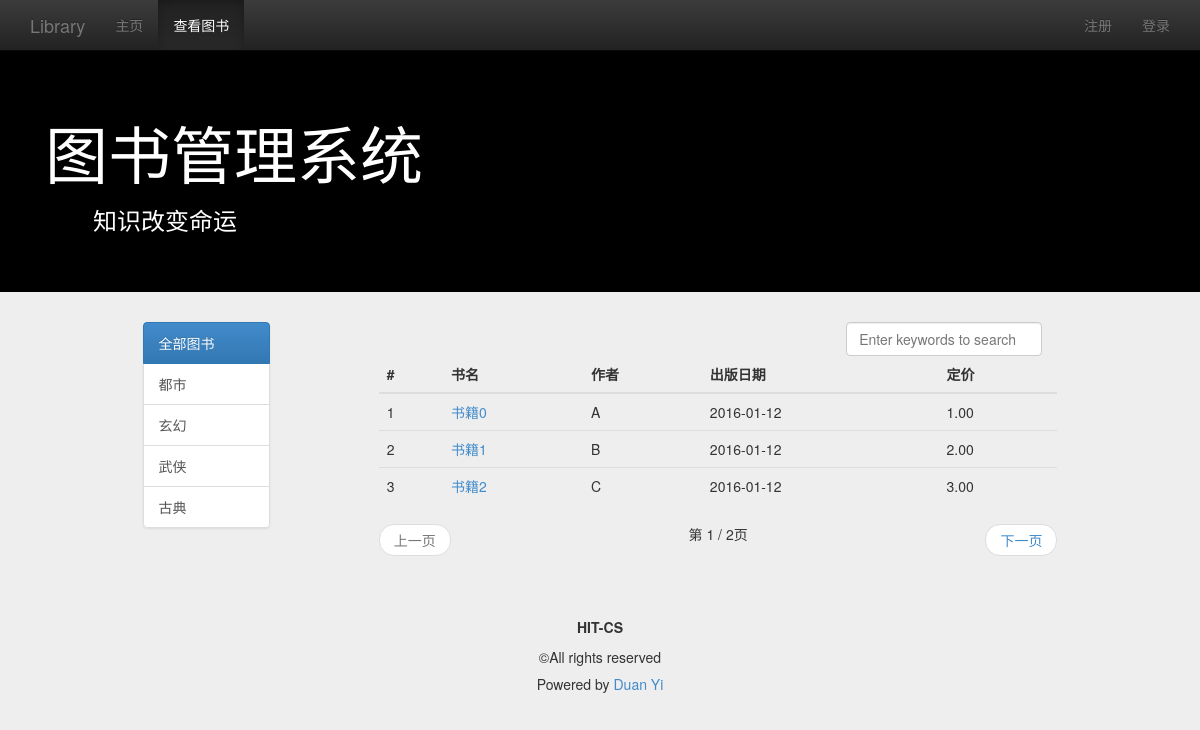
The app's page /view_book_list/ with its own data.
### management/models.py (models this page shows, shortened)
class Book(models.Model):
    name = models.CharField(max_length=128,verbose_name='书名')
    price = models.FloatField(verbose_name='价格')
    author = models.CharField(max_length=128,verbose_name='作者')
    publish_date = models.DateField(verbose_name='出版日期')
    category = models.CharField(max_length=128,verbose_name='类别')
    class Meta:
        verbose_name = '书籍'
        verbose_name_plural = verbose_name

### management/views.py (the view)
# urls.py: url(r'^view_book_list/$', views.view_book_list, name='view_book_list'),
def view_book_list(request):
    user = request.user if request.user.is_authenticated() else None
    category_list = Book.objects.values_list('category', flat=True).distinct()
    query_category = request.GET.get('category', 'all')
    if (not query_category) or Book.objects.filter(category=query_category).count() is 0:
        query_category = 'all'
        book_list = Book.objects.all()
    else:
        book_list = Book.objects.filter(category=query_category)
    if request.method == 'POST':
        keyword = request.POST.get('keyword', '')
        book_list = Book.objects.filter(name__contains=keyword)
        query_category = 'all'
    paginator = Paginator(book_list, 3)
    page = request.GET.get('page')
    try:
        book_list = paginator.page(page)
    except PageNotAnInteger:
        book_list = paginator.page(1)
    except EmptyPage:
        book_list = paginator.page(paginator.num_pages)
    content = {
        'user': user,
        'active_menu': 'view_book',
        'category_list': category_list,
        'query_category': query_category,
        'book_list': book_list,
    }
    return render(request, 'management/view_book_list.html', content)

### templates/management/view_book_list.html (shortened to what this page needs)
{% extends "management/base.html" %}
{% load staticfiles %}
{% block content %}
    <div class="container">
        <div class="row">
            <div class="col-md-10 col-md-offset-1">
                <div class="col-md-2">
                    <div class="list-group">
                        <a href="{% url 'view_book_list' %}" class="list-group-item" id="id_category_all">
                            全部图书
                        </a>
                        {% for category in category_list %}
                            <a href="{% url 'view_book_list' %}?category={{ category }}" class="list-group-item"
                               id="id_category_{{ category }}">
                                {{ category }}
                            </a>
                        {% endfor %}
                    </div>
                </div>
                <div class="col-md-9 col-md-offset-1">
                    <div class="col-md-4 col-md-offset-8">
                        <form role="form" method="post" name="search_form">
                            <input type="search" class="form-control" name="keyword"
                                   placeholder="Enter keywords to search" id="id_search_input" onkeyup="key_up()"
                                   autofocus>
                        </form>
                    </div>
                    <table class="table table-hover">
                        <thead>
                        <tr>
                            <th>#</th>
                            <th>书名</th>
                            <th>作者</th>
                            <th>出版日期</th>
                            <th>定价</th>
                        </tr>
                        </thead>
                        <tbody>
                        {% for book in book_list %}
                            <tr>
                                <td>{{ forloop.counter }}</td>
                                <td><a href="{% url 'detail' %}?id={{ book.id }}">{{ book.name }}</a></td>
                                <td>{{ book.author }}</td>
                                <td>{{ book.publish_date|date:"Y-m-d" }}</td>
                                <td>{{ book.price|floatformat:2 }}</td>
                            </tr>
                        {% empty %}
                            <tr>
                                <td>暂无图书</td>
                            </tr>
                        {% endfor %}
                        </tbody>
                    </table>
                    <nav>
                        <ul class="pager">
                            {% if book_list.has_previous %}
                                <li class="previous"><a
                                        href="?typ={{ query_category }}&page={{ book_list.previous_page_number }}">上一页</a>
                                </li>
                            {% else %}
                                <li class="previous disabled"><a href="#">上一页</a></li>
                            {% endif %}
                            第 {{ book_list.number }} / {{ book_list.paginator.num_pages }}页
                            {% if book_list.has_next %}
                                <li class="next"><a
                                        href="?typ={{ query_category }}&page={{ book_list.next_page_number }}">下一页</a>
                                </li>
                            {% else %}
                                <li class="next disabled"><a href="#">下一页</a></li>
                            {% endif %}
                        </ul>
                    </nav>
                </div>
            </div>
        </div>
    </div>
{% endblock %}

### templates/management/base.html (shortened to what this page needs)
{% load staticfiles %}
<!DOCTYPE html>
<html lang="zh-cn">
<head>
    <link rel="stylesheet" type="text/css" href="{% static 'css/bootstrap.min.css' %}">
    <link rel="stylesheet" type="text/css" href="{% static 'css/bootstrap-theme.min.css' %}">
    <link rel="stylesheet" type="text/css" href="{% static 'css/base.css' %}">
</head>
<body>
<nav class="navbar navbar-inverse navbar-fixed-top" role="navigation">
    <div class="container">
        <div class="navbar-header">
            <a href="{% url 'homepage' %}" class="navbar-brand">Library</a>
        </div>
        <div class="collapse navbar-collapse" id="navbar-collapse-basepage">
            <ul class="nav navbar-nav">
                <li id="homepage"><a href="{% url 'homepage' %}">主页</a></li>
                <li id="view_book"><a href="{% url 'view_book_list' %}">查看图书</a></li>
            </ul>
            <ul class="nav navbar-nav navbar-right">
                {% if user %}
                    <li><p class="navbar-text">欢迎你&nbsp;&nbsp;<span id="base_name">{{ user.myuser.nickname }}</span></p>
                    </li>
                    <li><a href="{% url 'logout' %}">注销</a></li>
                    <li><a href="{% url 'set_password' %}">修改密码</a></li>
                {% else %}
                    <li><a href="{% url 'signup' %}">注册</a></li>
                    <li><a href="{% url 'login' %}">登录</a></li>
                {% endif %}
            </ul>
        </div>
    </div>
</nav>
<header class="jumbotron subhead" id="header-base">
    <div class="container">
        <h1>图书管理系统</h1>
        <h3>&emsp;&emsp;知识改变命运</h3>
    </div>
</header>
{% block content %}{% endblock %}
<footer class="footer" role="contentinfo">
    <hr>
    <div class="container">
        <p class="text-center"><strong>HIT-CS</strong></p>
        <p class="text-center">©All rights reserved</p>
        <h5 class="text-center"> Powered by&nbsp;<a href="http://yumendy.com/">Duan Yi</a></h5>
    </div>
</footer>
</body>
</html>

### management/static/css/base.css (style rules this page uses)
body { padding-top: 50px; background-color: #eeeeee; }
#header-base { background-color: #000; color: #fff; }

### records on screen
Book: name "书籍0", author "A", publish_date "2016-01-12", price "1.00"
Book: name "书籍1", author "B", publish_date "2016-01-12", price "2.00"
Book: name "书籍2", author "C", publish_date "2016-01-12", price "3.00"

### other values on screen
{{ category }} "都市" "玄幻" "武侠" "古典"
{{ book_list.number }} "1"
{{ book_list.paginator.num_pages }} "2"
